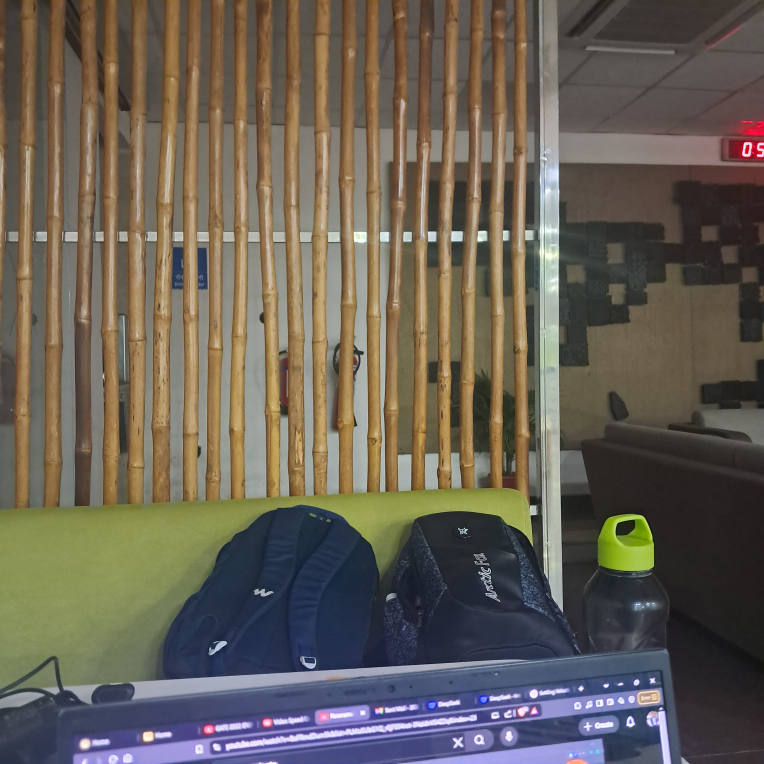
#> input picture Project#8_Panorama/Resource/IG_1/1.jpg, 3056 x 3056 px (shown at 1/4 size); its folder holds only this picture in this run
$ python mainCode.py
#> lines starting #> are read from the running program, lines starting #| are printed output that depends on the picture
import cv2 as cv
import numpy as np
import os

MF='Resource'
save_Location=r'C:\Users\Tusha\ComputerVision\Project#8_Panorama\Output'
myF=os.listdir(MF)


for folder in myF:

     path=MF+'/'+folder
     list=os.listdir(path)
     imageArray=[]
     i=0
     for images in list:
          imgread= cv.imread(f'{path}/{images}')
#> imgread is the input picture: shape (3056, 3056, 3); mean B, G, R 85.3, 96.1, 103.6
          imgread=cv.resize(imgread,(500,500))
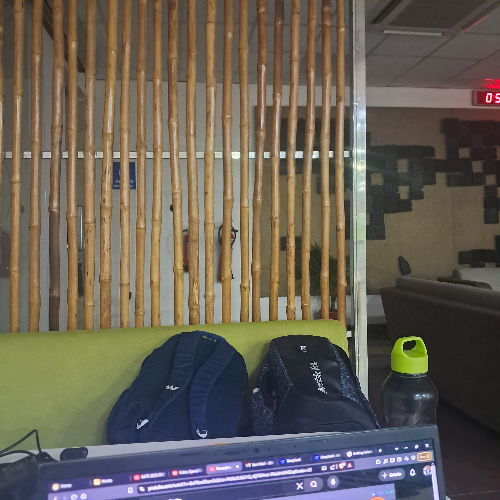
#> imgread: shape (500, 500, 3); mean B, G, R 85.2, 96, 103.5
          imageArray.append(imgread)
          cv.imshow(f'{i}',imageArray[i])
          cv.imshow
          i+=1
     print(f'{len(imageArray)} image(s) found')
#| 1 image(s) found
     stitcher=cv.Stitcher.create()
     (status,result)=stitcher.stitch(imageArray)
#> status = 1
     if status==cv.STITCHER_OK:
          print("generate done")
          cv.imshow(folder+' result',result)
          cv.waitKey(1)
     else:
          print("not generated")
     cv.waitKey(0)
     cv.destroyAllWindows()
     print(save_Location+'/'+folder+'_result'+'.jpg')
     save=int (input("wanna save?"))
#> the answer given: out.png
#> (the run stopped early here; a loop or call above may not have finished)

$ run again, on Project#8_Panorama/Resource/Room/20250302_183049.jpg
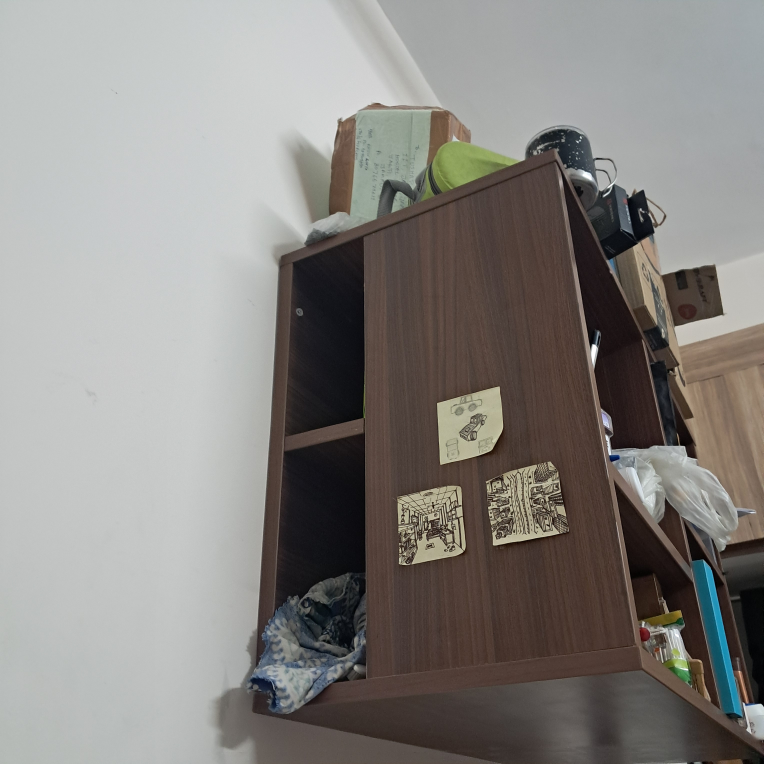
#> input picture Project#8_Panorama/Resource/Room/20250302_183049.jpg, 3056 x 3056 px (shown at 1/4 size)
#> imgread is the input picture: shape (3056, 3056, 3); mean B, G, R 128.2, 131.7, 134.9
#> `imgread=cv.resize(imgread,(500,500))`:
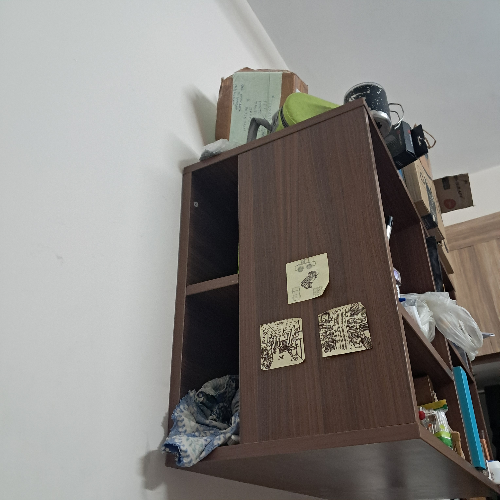
#> imgread: shape (500, 500, 3); mean B, G, R 128, 131.6, 134.7
#> `(status,result)=stitcher.stitch(imageArray)`:
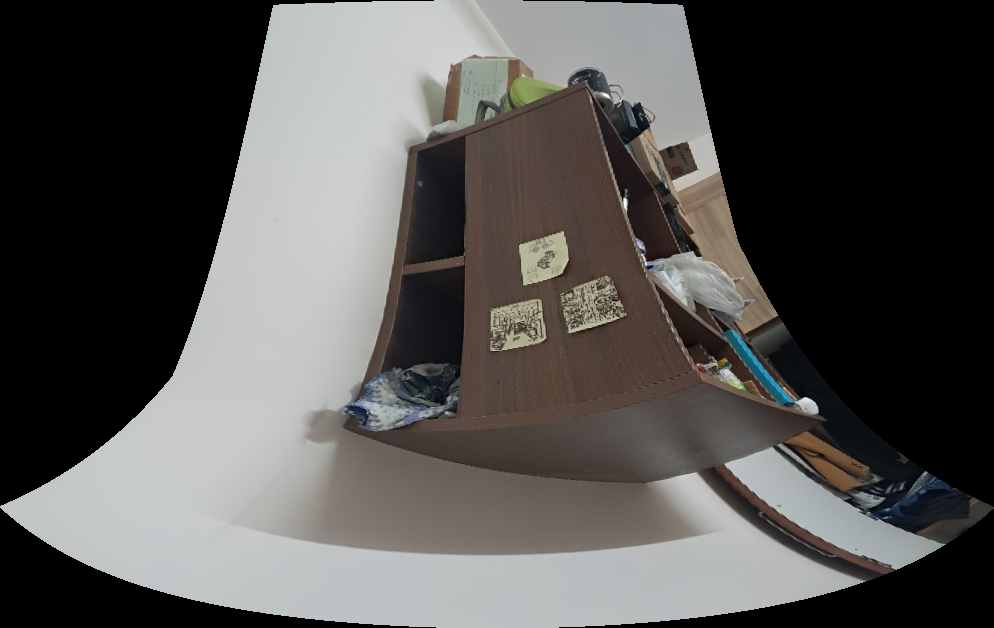
#> result: shape (628, 994, 3); mean of channels 0, 1, 2 81.1, 82.9, 84.5; drawn as B, G, R

$ run again, on Project#8_Panorama/Resource/IG_1/2.jpg
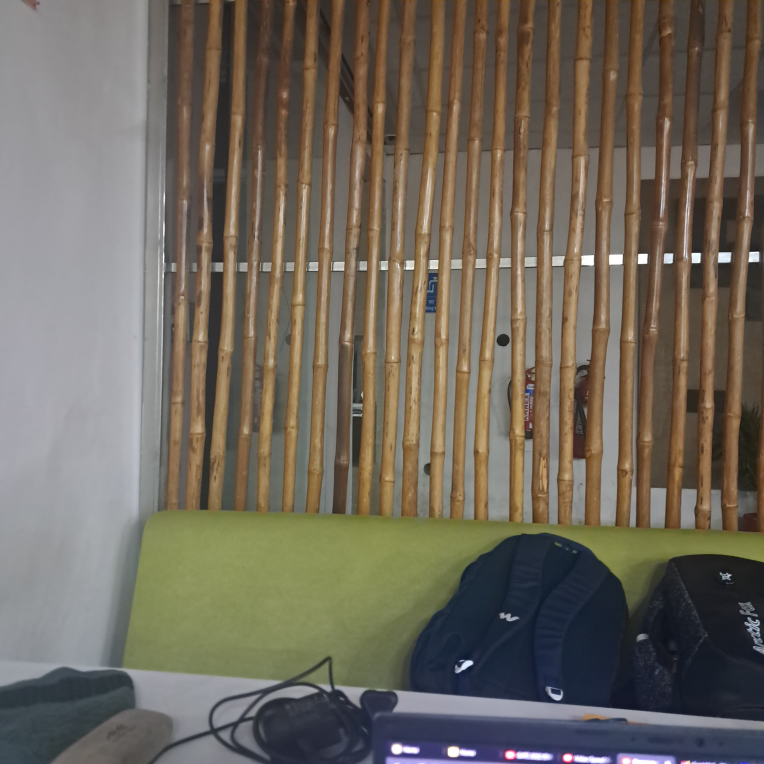
#> input picture Project#8_Panorama/Resource/IG_1/2.jpg, 3056 x 3056 px (shown at 1/4 size)
#> imgread is the input picture: shape (3056, 3056, 3); mean B, G, R 92.6, 104.5, 112
#> `imgread=cv.resize(imgread,(500,500))`:
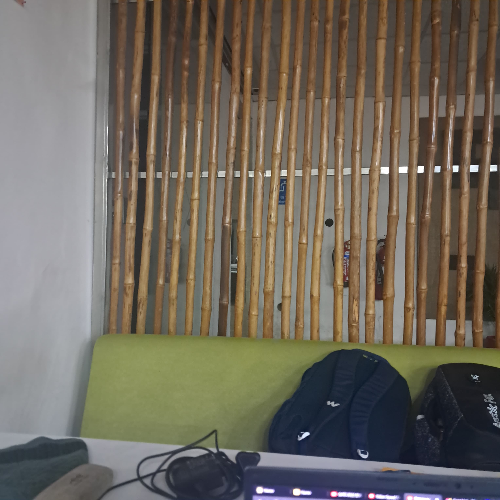
#> imgread: shape (500, 500, 3); mean B, G, R 92.6, 104.5, 111.9
#| 1 image(s) found
#> status = 1

$ run again, on Project#8_Panorama/Resource/IG_1/3.jpg
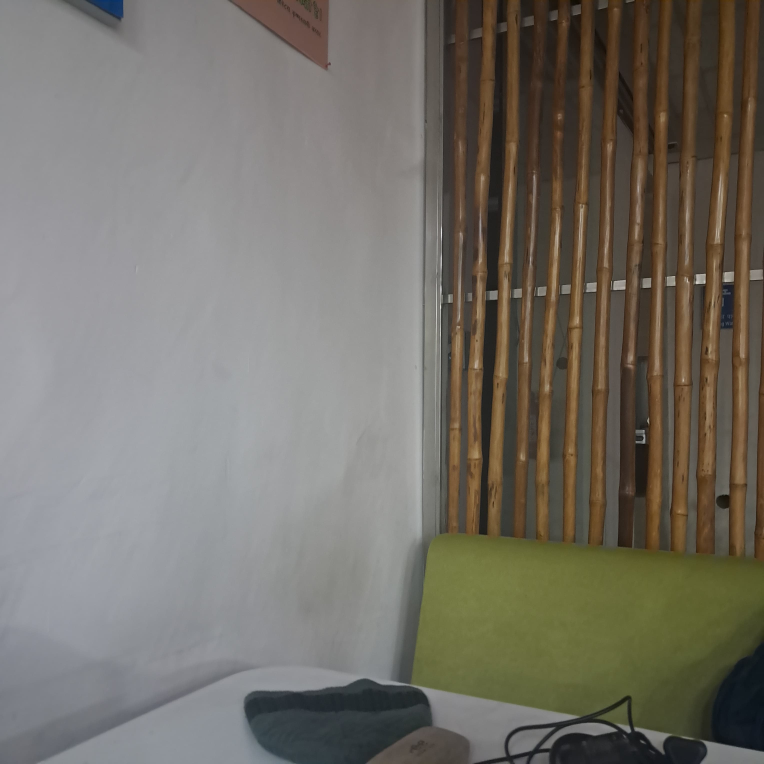
#> input picture Project#8_Panorama/Resource/IG_1/3.jpg, 3056 x 3056 px (shown at 1/4 size)
#> imgread is the input picture: shape (3056, 3056, 3); mean B, G, R 104.5, 112.9, 117
#> `imgread=cv.resize(imgread,(500,500))`:
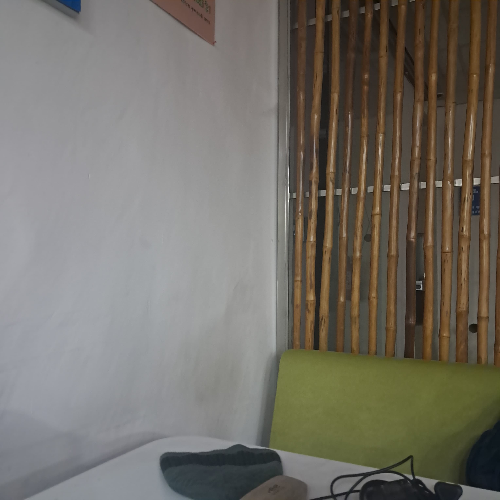
#> imgread: shape (500, 500, 3); mean B, G, R 104.4, 112.9, 117
#| 1 image(s) found
#> status = 1
